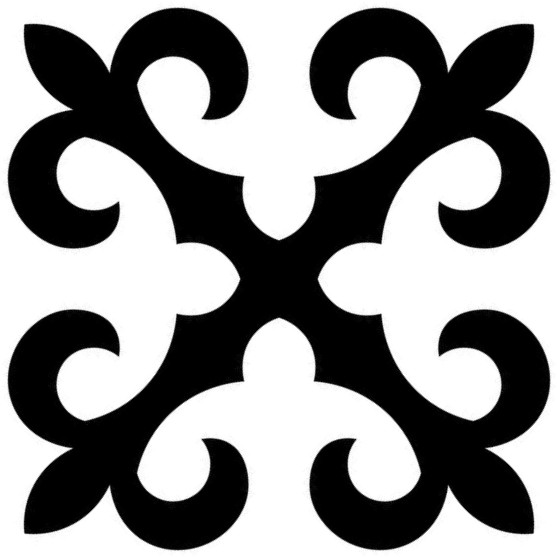
#> input picture ornam.jpg, 557 x 557 px
$ python image_editor.py me.jpg
#> lines starting #> are read from the running program, lines starting #| are printed output that depends on the picture; after the words box and inside, x2 and y2 are one past the last pixel; in counts of white or black regions, pixels touching at a corner belong together
### renderer.py
"""Render the ornamental pattern onto every leaf triangle."""

import cv2
import numpy as np

from triangle_tree import Triangle


# ---------------------------------------------------------------------------
# Ornament mask
# ---------------------------------------------------------------------------

def load_ornament_mask(path: str) -> tuple[np.ndarray, np.ndarray, np.ndarray]:
    """Load the ornament image and extract triangular binary masks.

    Cuts the upper-right 45-45-90 triangle from the square ornament.
    Returns both the normal mask (ink = 255) and an inverted mask
    (background = 255, ink = 0) — both clipped to the triangle so that
    warping either one keeps border pixels at 0.

    Returns:
        mask:         Binary image (H, W) — 255 where ornament ink exists.
        mask_inv:     Binary image (H, W) — inverted pattern inside the triangle.
        src_triangle: Float32 array (3, 2) of the canonical triangle vertices
                      ordered as [right_angle, hyp_a, hyp_b].
    """
    gray = cv2.imread(path, cv2.IMREAD_GRAYSCALE)
    h, w = gray.shape

    # Ornament is black-on-white → invert so the pattern becomes 255
    _, binary = cv2.threshold(gray, 128, 255, cv2.THRESH_BINARY_INV)

    # Canonical triangle: upper-right half of the square
    #   right angle at (w-1, 0)   — top-right corner
    #   hyp_a      at (0, 0)      — top-left corner
    #   hyp_b      at (w-1, h-1)  — bottom-right corner
    tri_pts = np.array([[w - 1, 0], [0, 0], [w - 1, h - 1]], dtype=np.int32)

    triangle_region = np.zeros_like(binary)
    cv2.fillPoly(triangle_region, [tri_pts], 255)

    mask = cv2.bitwise_and(binary, triangle_region)
    mask_inv = cv2.bitwise_and(cv2.bitwise_not(binary), triangle_region)

    src_triangle = np.array(
        [[w - 1, 0], [0, 0], [w - 1, h - 1]], dtype=np.float32
    )
    return mask, mask_inv, src_triangle


# ---------------------------------------------------------------------------
# Rendering
# ---------------------------------------------------------------------------

# [68 lines left out: functions render, draw_debug_boundaries, not called in this run]

### posterize.py
"""Image posterization via K-means color quantization."""

import cv2
import numpy as np


def posterize(image: np.ndarray, num_colors: int = 4) -> tuple[np.ndarray, np.ndarray]:
    """Reduce an image to a limited color palette using K-means clustering.

    Args:
        image: Input BGR image (H, W, 3).
        num_colors: Number of colors in the output palette.

    Returns:
        posterized: Image with reduced colors (H, W, 3).
        palette: Array of shape (num_colors, 3) with the BGR palette colors.
    """
    h, w, c = image.shape
    pixels = image.reshape(-1, 3).astype(np.float32)

    criteria = (cv2.TERM_CRITERIA_EPS + cv2.TERM_CRITERIA_MAX_ITER, 200, 0.1)
    _, labels, centers = cv2.kmeans(
        pixels, num_colors, None, criteria, 10, cv2.KMEANS_PP_CENTERS
    )

    centers = np.uint8(centers)
    posterized = centers[labels.flatten()].reshape(h, w, 3)

    return posterized, centers

### triangle_tree.py
"""Binary triangle tree — recursive 45-45-90 subdivision of an image.

Geometry refresher:
    A 45-45-90 right isosceles triangle has a 90-degree angle and two 45-degree
    angles.  Splitting from the right-angle vertex to the hypotenuse midpoint
    produces two smaller 45-45-90 triangles whose right angles sit at that midpoint.
"""

from __future__ import annotations
from dataclasses import dataclass, field

import cv2
import numpy as np


# ---------------------------------------------------------------------------
# Data structure
# ---------------------------------------------------------------------------

@dataclass
class Triangle:
    """A 45-45-90 triangle defined by three vertices in (x, y) pixel coords.

    Attributes:
        right_angle: Vertex at the 90-degree angle.
        hyp_a:       First endpoint of the hypotenuse (45-degree angle).
        hyp_b:       Second endpoint of the hypotenuse (45-degree angle).
        depth:       Current recursion depth.
        dominant_color: BGR tuple of the most frequent color (set for leaves).
        children:    Two child triangles if subdivided, empty list if leaf.
    """
    right_angle: tuple[float, float]
    hyp_a: tuple[float, float]
    hyp_b: tuple[float, float]
    depth: int = 0
    dominant_color: tuple[int, ...] | None = None
    children: list[Triangle] = field(default_factory=list)

    @property
    def vertices(self) -> list[tuple[float, float]]:
        return [self.right_angle, self.hyp_a, self.hyp_b]

    @property
    def is_leaf(self) -> bool:
        return len(self.children) == 0


# ---------------------------------------------------------------------------
# Subdivision
# ---------------------------------------------------------------------------

# [104 lines left out: functions subdivide, _dominant_color, build_tree, collect_leaves, not called in this run]


# ---------------------------------------------------------------------------
# Initial split
# ---------------------------------------------------------------------------

def make_initial_triangles(size: int) -> list[Triangle]:
    """Split a square image along its diagonal into two 45-45-90 triangles.

    Upper-right half:  right angle at top-right    (size, 0)
    Lower-left half:   right angle at bottom-left  (0, size)
    """
    upper_right = Triangle(
        right_angle=(size, 0),
        hyp_a=(0, 0),
        hyp_b=(size, size),
        depth=0,
    )
    lower_left = Triangle(
        right_angle=(0, size),
        hyp_a=(size, size),
        hyp_b=(0, 0),
        depth=0,
    )
    return [upper_right, lower_left]

### webcam.py
"""Real-time webcam filter — Kyrgyz ornamental pattern.

Controls:
    q / ESC   — quit
    d / D     — decrease / increase max depth
    m / M     — decrease / increase min depth
    c / C     — decrease / increase number of colours
    r / R     — decrease / increase input resolution (filters + posterize)
    p / P     — decrease / increase proc resolution (tree building)
    o / O     — decrease / increase output resolution (render quality)
    [ / ]     — decrease / increase blur radius
    ; / '     — decrease / increase sharpen amount
    b / B     — decrease / increase brightness
    n / N     — decrease / increase contrast
    t / T     — decrease / increase saturation
    s         — save current frame to file
"""

import os
import time

import cv2
import numpy as np

from config import BACKGROUND_COLOR
from posterize import posterize
from triangle_tree import make_initial_triangles, build_tree, collect_leaves
from renderer import load_ornament_mask, render


# ---------------------------------------------------------------------------
# Image calibration filters
# ---------------------------------------------------------------------------

def apply_blur(image: np.ndarray, blur_size: int) -> np.ndarray:
    """Gaussian blur. blur_size=0 means no blur; each step adds 2px to the kernel."""
    if blur_size <= 0:
        return image
    k = blur_size * 2 + 1
    return cv2.GaussianBlur(image, (k, k), 0)


def apply_sharpen(image: np.ndarray, amount: float) -> np.ndarray:
    """Unsharp-mask sharpening. amount=0 means no sharpening."""
    if amount <= 0:
        return image
    blurred = cv2.GaussianBlur(image, (0, 0), 3)
    return cv2.addWeighted(image, 1.0 + amount, blurred, -amount, 0)


def apply_filters(
    image: np.ndarray,
    brightness: int,
    contrast: float,
    saturation: float,
) -> np.ndarray:
    """Apply brightness, contrast, and saturation adjustments."""
    result = cv2.convertScaleAbs(image, alpha=contrast, beta=brightness)
    if saturation != 1.0:
        hsv = cv2.cvtColor(result, cv2.COLOR_BGR2HSV).astype(np.float32)
        hsv[:, :, 1] = np.clip(hsv[:, :, 1] * saturation, 0, 255)
        result = cv2.cvtColor(hsv.astype(np.uint8), cv2.COLOR_HSV2BGR)
    return result


# ---------------------------------------------------------------------------
# Pipeline (single frame)
# ---------------------------------------------------------------------------

# [86 lines left out: functions _scale_leaves, process_frame, not called in this run]


# ---------------------------------------------------------------------------
# HUD helpers
# ---------------------------------------------------------------------------

def _put_text(img, txt, x, y, scale=0.65):
    cv2.putText(img, txt, (x, y), cv2.FONT_HERSHEY_SIMPLEX, scale, (0, 0, 0), 3)
    cv2.putText(img, txt, (x, y), cv2.FONT_HERSHEY_SIMPLEX, scale, (255, 255, 255), 1)


# ---------------------------------------------------------------------------
# Main loop
# ---------------------------------------------------------------------------

# [177 lines left out: function main, not called in this run]


# [2 lines that do not run on import are left out]

### image_editor.py
"""Interactive image editor — Kyrgyz ornamental pattern.

Loads a static image, lets you tune all parameters live, then save the result.

Usage:
    python image_editor.py [input_image]

If no input is given, defaults to me.jpg.

Controls:
    q / ESC   — quit
    d / D     — decrease / increase max depth
    m / M     — decrease / increase min depth
    c / C     — decrease / increase number of colours
    p / P     — decrease / increase proc resolution (tree building)
    o / O     — decrease / increase output resolution (render quality)
    [ / ]     — decrease / increase blur radius
    ; / '     — decrease / increase sharpen amount
    b / B     — decrease / increase brightness
    n / N     — decrease / increase contrast
    t / T     — decrease / increase saturation
    s         — save output image
"""

import os
import sys
import time

import cv2
import numpy as np

from config import BACKGROUND_COLOR
from posterize import posterize
from triangle_tree import make_initial_triangles, build_tree, collect_leaves
from renderer import load_ornament_mask, render
from webcam import apply_blur, apply_sharpen, apply_filters, _scale_leaves, _put_text


# ---------------------------------------------------------------------------
# Pipeline
# ---------------------------------------------------------------------------

def process_image(
    image: np.ndarray,
    proc_size: int,
    out_size: int,
    num_colors: int,
    max_depth: int,
    min_depth: int,
    threshold: float,
    blur_size: int,
    sharpen_amount: float,
    brightness: int,
    contrast: float,
    saturation: float,
    ornament_mask: np.ndarray,
    ornament_mask_inv: np.ndarray,
    src_tri: np.ndarray,
) -> tuple[np.ndarray, np.ndarray, np.ndarray, dict]:
    """Run the full ornament pipeline on a pre-loaded square BGR image.

    Returns:
        output:     Rendered ornament image (out_size x out_size).
        filtered:   Image after blur + sharpen + calibration filters.
        posterized: Image after posterize.
        timings:    Per-step milliseconds.
    """
    timings = {}

    # Step 1 — blur → sharpen → calibration filters
    t0 = time.perf_counter()
    filtered = apply_blur(image, blur_size)
    filtered = apply_sharpen(filtered, sharpen_amount)
    filtered = apply_filters(filtered, brightness, contrast, saturation)
    timings["filter"] = (time.perf_counter() - t0) * 1000

    # Step 2 — posterize
    t0 = time.perf_counter()
    post, _ = posterize(filtered, num_colors)
    timings["post"] = (time.perf_counter() - t0) * 1000

    # Step 3 — downscale to proc_size for tree building
    t0 = time.perf_counter()
    src_h = image.shape[0]
    if proc_size != src_h:
        post_proc = cv2.resize(post, (proc_size, proc_size), interpolation=cv2.INTER_NEAREST)
    else:
        post_proc = post
    timings["resize"] = (time.perf_counter() - t0) * 1000

    # Step 4 — build tree
    t0 = time.perf_counter()
    roots = make_initial_triangles(proc_size)
    all_leaves = []
    for root in roots:
        build_tree(post_proc, root, max_depth, threshold, min_depth)
        all_leaves.extend(collect_leaves(root))
    timings["tree"] = (time.perf_counter() - t0) * 1000

    # Step 5 — scale vertices + render at out_size
    t0 = time.perf_counter()
    _scale_leaves(all_leaves, out_size / proc_size)
    output = np.full((out_size, out_size, 3), BACKGROUND_COLOR, dtype=np.uint8)
    render(output, all_leaves, ornament_mask, ornament_mask_inv, src_tri)
    timings["render"] = (time.perf_counter() - t0) * 1000

    return output, filtered, post, timings


# ---------------------------------------------------------------------------
# Main
# ---------------------------------------------------------------------------

def _load_and_square(path: str) -> np.ndarray:
    """Load image and centre-pad to square with white fill."""
    img = cv2.imread(path)
    if img is None:
        raise FileNotFoundError(f"Cannot load: {path}")
    h, w = img.shape[:2]
    size = max(h, w)
    out = np.full((size, size, 3), 255, dtype=np.uint8)
    y0, x0 = (size - h) // 2, (size - w) // 2
    out[y0 : y0 + h, x0 : x0 + w] = img
    return out


def main() -> None:
    script_dir = os.path.dirname(os.path.abspath(__file__))

    input_path = sys.argv[1] if len(sys.argv) > 1 else os.path.join(script_dir, "me.jpg")
    if not os.path.exists(input_path):
        print(f"File not found: {input_path}")
        sys.exit(1)

    ornament_path = os.path.join(script_dir, "ornam.jpg")
    ornament_mask, ornament_mask_inv, src_tri = load_ornament_mask(ornament_path)
#> in load_ornament_mask, gray is the input picture: shape (557, 557); min 0, max 255, mean 142.5
#> in load_ornament_mask, `_, binary = cv2.threshold(gray, 128, 255, cv2.THRESH_BINARY_INV)`:
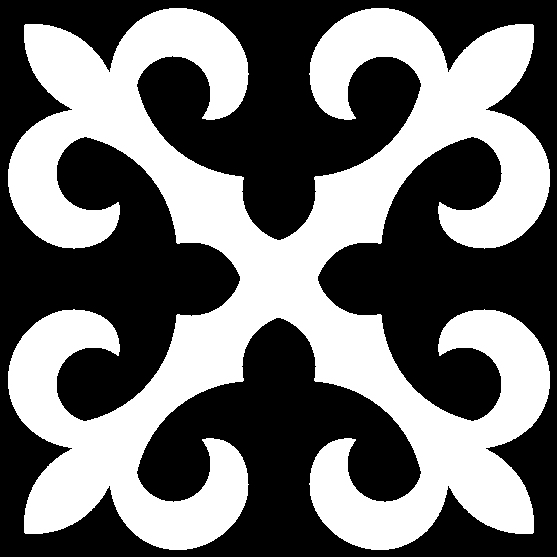
#> binary: shape (557, 557); 44.1% white; 1 white region, box (x1, y1, x2, y2) and area: (8, 8, 550, 550) 136904
#> in load_ornament_mask, `cv2.fillPoly(triangle_region, [tri_pts], 255)`:
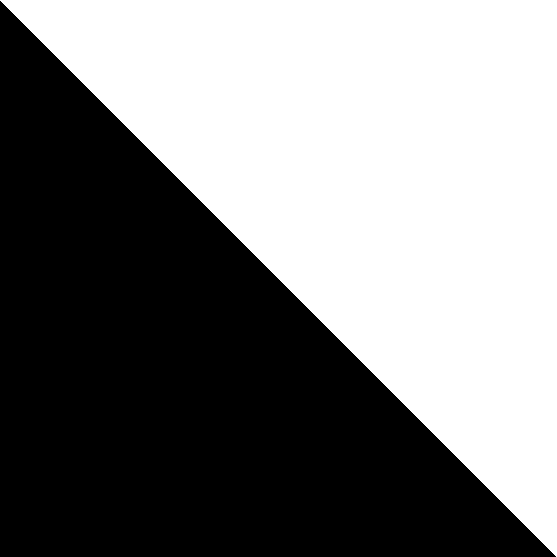
#> triangle_region: shape (557, 557); 50.1% white; 1 black region, box (x1, y1, x2, y2) and area: (0, 1, 556, 557) 154846
#> in load_ornament_mask, `mask = cv2.bitwise_and(binary, triangle_region)`:
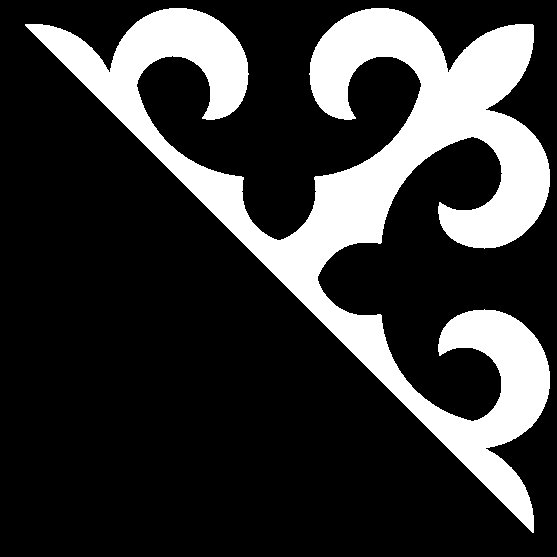
#> mask: shape (557, 557); 22.1% white; 1 white region, box (x1, y1, x2, y2) and area: (25, 8, 550, 533) 68704
#> in load_ornament_mask, `mask_inv = cv2.bitwise_and(cv2.bitwise_not(binary), triangle_region)`:
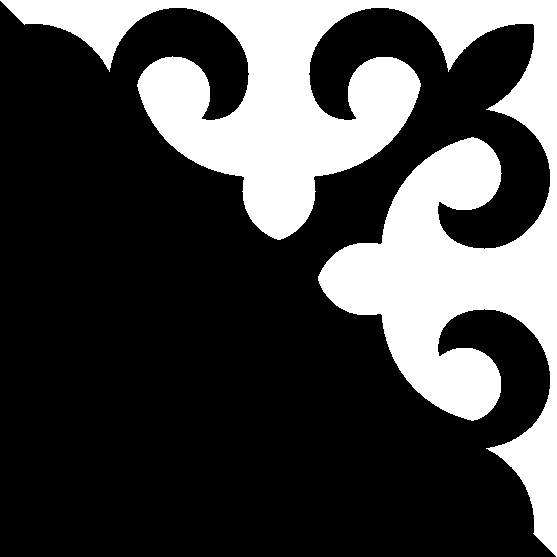
#> mask_inv: shape (557, 557); 27.9% white; 1 white region, box (x1, y1, x2, y2) and area: (0, 0, 557, 557) 86699
#> src_tri = [[556, 0], [0, 0], [556, 556]]

    source = _load_and_square(input_path)
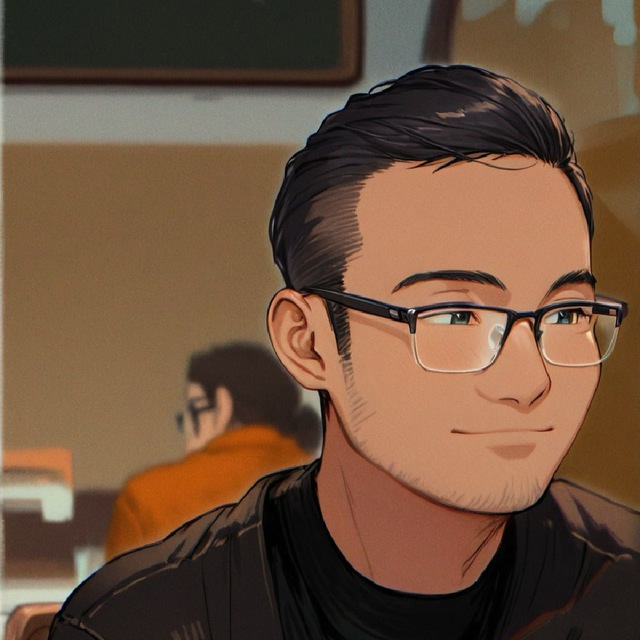
#> input picture me.jpg, 640 x 640 px
#> in _load_and_square, img is the input picture: shape (640, 640, 3); mean B, G, R 61.4, 82.2, 110.4
#> (the rest of the program and of its run is left out)
